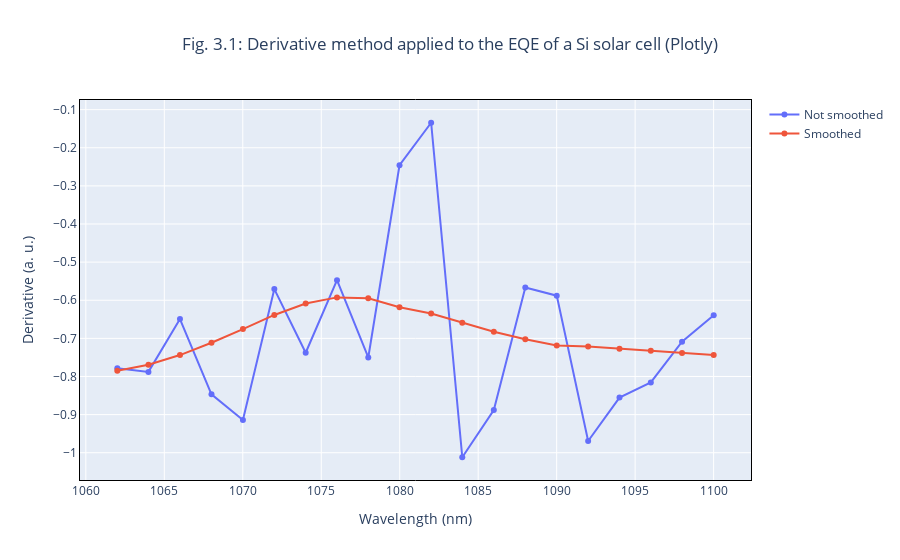

Notebook source saved alongside this figure:
### Markdown cell above
Since we will use Plotly, we can use the dataframe *n1100* that considers the wavelengths from $1060$ $nm$ to $1100$ $nm$ or we can or use the original dataframe *df* and just zoom in the interval previously mentioned.  
  
In this case, we will use the dataframe *n1100*.

### Code cell
fig_3_1 = px.line(
    n1100,
    x="Wavelength (nm)",
    y=["dEQE (a. u.)", "dEQE smoothed (a. u.)"],
    markers=True,
    title="Fig. 3.1: Derivative method applied to the EQE of a Si solar cell (Plotly)"
)

fig_3_1.update_layout(
    title_x=0.5, yaxis_title="Derivative (a. u.)", legend_title=None)
fig_3_1.update_xaxes(linewidth=1, linecolor="black", mirror=True)
fig_3_1.update_yaxes(linewidth=1, linecolor="black", mirror=True)
fig_3_1_names = {"dEQE (a. u.)": "Not smoothed", "dEQE smoothed (a. u.)": "Smoothed"}
fig_3_1.for_each_trace(lambda t: t.update(name = fig_3_1_names[t.name]))
fig_3_1.show()

### Figure 1 — Plotly figure (JSON) as saved in the notebook; plotly's stock layout.template omitted (floating-point values rounded to 4 significant figures)
{"data": [{"hovertemplate": "variable=dEQE (a. u.)<br>Wavelength (nm)=%{x}<br>value=%{y}<extra></extra>", "legendgroup": "dEQE (a. u.)", "line": {"color": "#636efa", "dash": "solid"}, "marker": {"symbol": "circle"}, "mode": "markers+lines", "name": "Not smoothed", "orientation": "v", "showlegend": true, "type": "scatter", "x": [1062.0, 1064.0, 1066.0, 1068.0, 1070.0, 1072.0, 1074.0, 1076.0, 1078.0, 1080.0, 1082.0, 1084.0, 1086.0, 1088.0, 1090.0, 1092.0, 1094.0, 1096.0, 1098.0, 1100.0], "xaxis": "x", "y": [-0.7786, -0.7879, -0.6495, -0.8468, -0.9142, -0.5707, -0.7378, -0.5473, -0.7501, -0.2459, -0.1344, -1.012, -0.888, -0.5666, -0.588, -0.9692, -0.8553, -0.8157, -0.7087, -0.6394], "yaxis": "y"}, {"hovertemplate": "variable=dEQE smoothed (a. u.)<br>Wavelength (nm)=%{x}<br>value=%{y}<extra></extra>", "legendgroup": "dEQE smoothed (a. u.)", "line": {"color": "#EF553B", "dash": "solid"}, "marker": {"symbol": "circle"}, "mode": "markers+lines", "name": "Smoothed", "orientation": "v", "showlegend": true, "type": "scatter", "x": [1062.0, 1064.0, 1066.0, 1068.0, 1070.0, 1072.0, 1074.0, 1076.0, 1078.0, 1080.0, 1082.0, 1084.0, 1086.0, 1088.0, 1090.0, 1092.0, 1094.0, 1096.0, 1098.0, 1100.0], "xaxis": "x", "y": [-0.7852, -0.7693, -0.7439, -0.7115, -0.6758, -0.6386, -0.6086, -0.5925, -0.595, -0.6184, -0.6347, -0.6591, -0.6826, -0.7024, -0.7188, -0.7216, -0.7271, -0.7326, -0.7381, -0.7436], "yaxis": "y"}], "layout": {"legend": {"title": {}, "tracegroupgap": 0}, "title": {"text": "Fig. 3.1: Derivative method applied to the EQE of a Si solar cell (Plotly)", "x": 0.5}, "xaxis": {"anchor": "y", "domain": [0, 1], "linecolor": "black", "linewidth": 1, "mirror": true, "title": {"text": "Wavelength (nm)"}}, "yaxis": {"anchor": "x", "domain": [0, 1], "linecolor": "black", "linewidth": 1, "mirror": true, "title": {"text": "Derivative (a. u.)"}}}}
